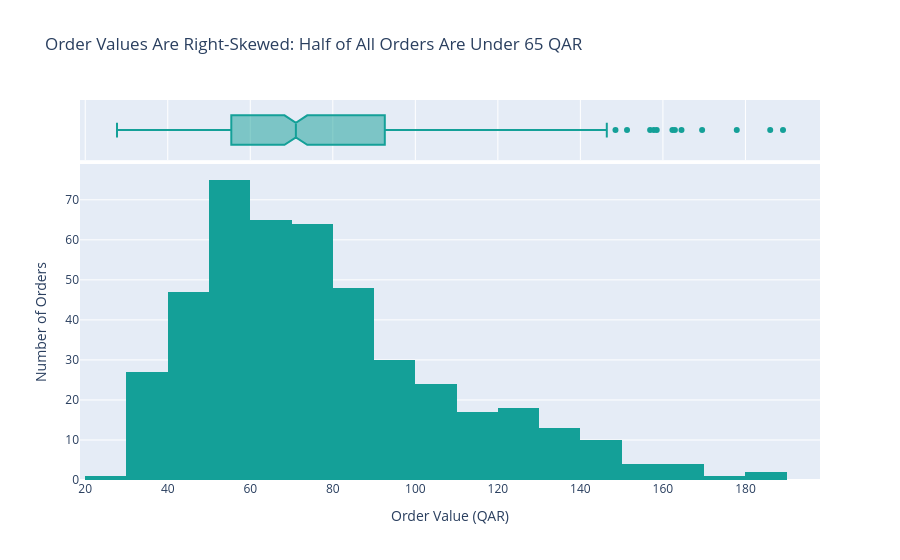

The cell this chart's notebook holds for it:
### Code cell
# --- Plotly Express Implementation: Histogram with Marginal Box Plot ---
# marginal='box' stacks a box plot directly above the histogram!
fig = px.histogram(
    df, 
    x="order_value_qar", 
    nbins=25, 
    marginal="box",
    title="Order Values Are Right-Skewed: Half of All Orders Are Under 65 QAR",
    labels={"order_value_qar": "Order Value (QAR)"}
)

fig.update_traces(marker_color="#14A098")
fig.update_layout(yaxis_title="Number of Orders")
fig.show()

### Figure 1 — Plotly figure (JSON) as saved in the notebook; plotly's stock layout.template omitted (floating-point values rounded to 4 significant figures; data arrays with more than 128 entries replaced by an {"elided": "..."} marker saying what was removed)
{"data": [{"bingroup": "x", "hovertemplate": "Order Value (QAR)=%{x}<br>count=%{y}<extra></extra>", "legendgroup": "", "marker": {"color": "#14A098", "pattern": {"shape": ""}}, "name": "", "nbinsx": 25, "orientation": "v", "showlegend": false, "type": "histogram", "x": {"elided": "450 float values"}, "xaxis": "x", "yaxis": "y"}, {"hovertemplate": "Order Value (QAR)=%{x}<extra></extra>", "legendgroup": "", "marker": {"color": "#14A098"}, "name": "", "notched": true, "showlegend": false, "type": "box", "x": {"elided": "450 float values"}, "xaxis": "x2", "yaxis": "y2"}], "layout": {"barmode": "relative", "legend": {"tracegroupgap": 0}, "title": {"text": "Order Values Are Right-Skewed: Half of All Orders Are Under 65 QAR"}, "xaxis": {"anchor": "y", "domain": [0, 1], "title": {"text": "Order Value (QAR)"}}, "xaxis2": {"anchor": "y2", "domain": [0, 1], "matches": "x", "showgrid": true, "showticklabels": false}, "yaxis": {"anchor": "x", "domain": [0, 0.8316], "title": {"text": "Number of Orders"}}, "yaxis2": {"anchor": "x2", "domain": [0.8416, 1], "matches": "y2", "showgrid": false, "showline": false, "showticklabels": false, "ticks": ""}}}
